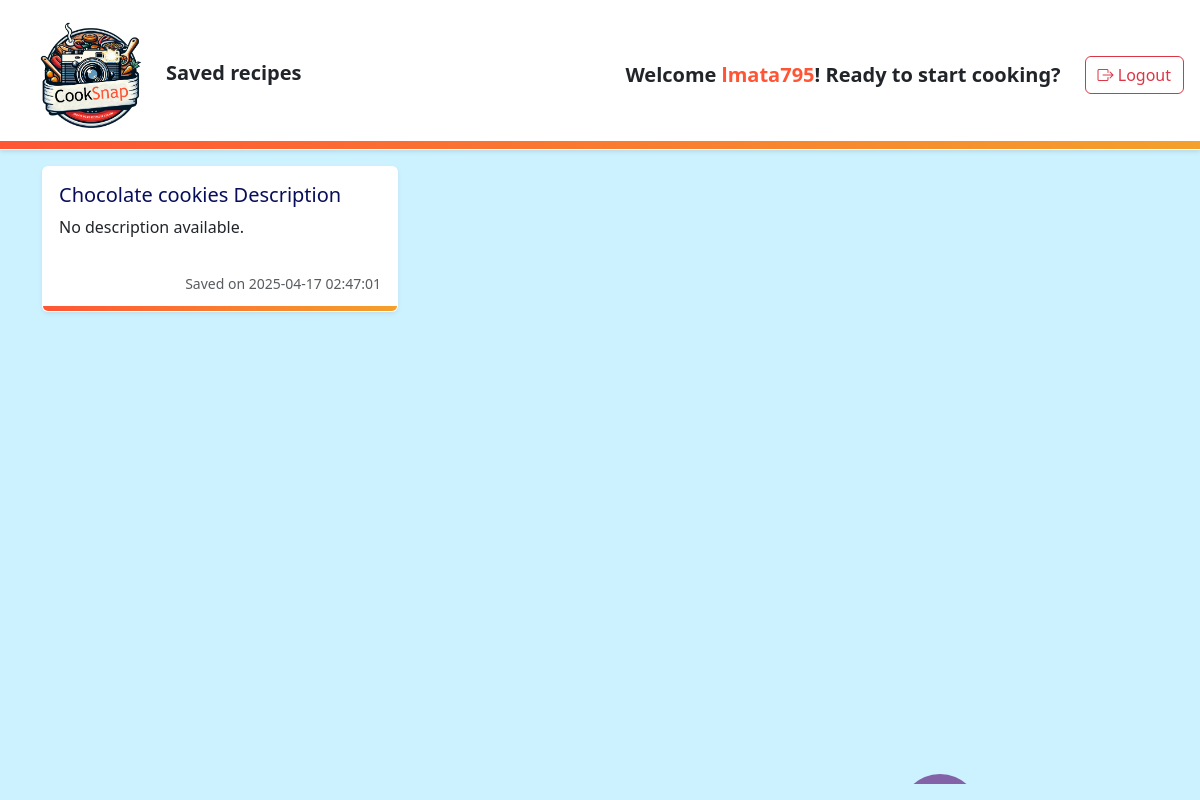
/saved_recipes/ (signed in), run on an earlier commit of the app's database.
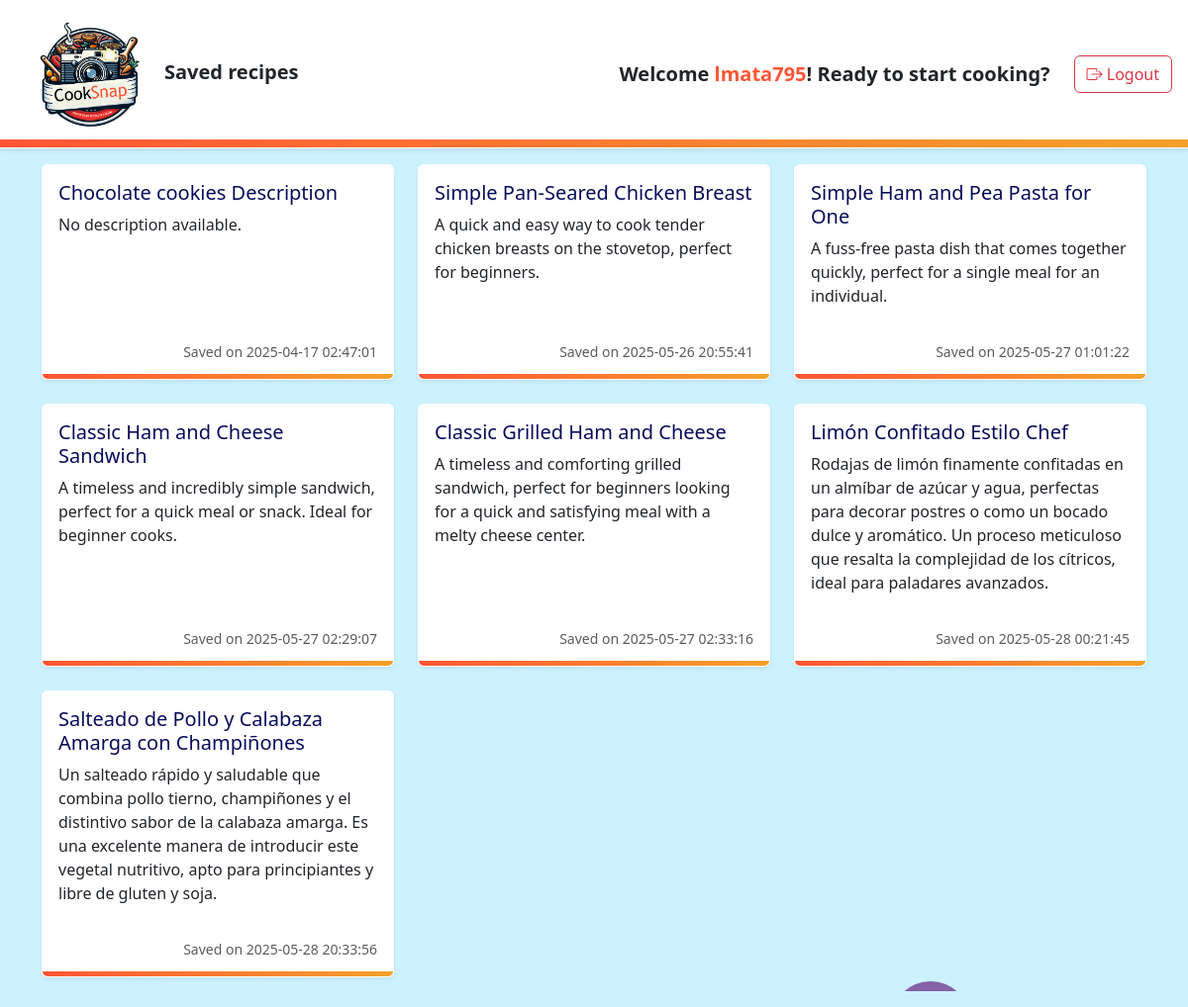
And on a later commit of the database.
### saved_recipes/views.py (the view)
# urls.py: path("", saved_recipes_view, name="saved_recipes"),
@login_required
def saved_recipes_view(request):
    username = request.user.username
    conn = sqlite3.connect(settings.BASE_DIR / 'db.sqlite3')
    cursor = conn.cursor()
    cursor.execute("""
        SELECT recipe_id, title, s_date, steps, description
        FROM userSavedRecipes
        WHERE username = ?
    """, (username,))
    rows = cursor.fetchall()
    conn.close()
    saved_recipes = [
        {
            "id": row[0],
            "title": row[1],
            "date": row[2],
            "steps": row[3],
            "description": row[4] or "No description available."
        }
        for row in rows
    ]
    return render(request, "saved_recipes_template/saved_recipes.html", {
        "saved_recipes": saved_recipes
    })

### templates/saved_recipes_template/saved_recipes.html (shortened to what this page needs)
{% load static %}
<!DOCTYPE html>
<html lang="en">
<head>
    <link rel="stylesheet" href="https://cdn.jsdelivr.net/npm/bootstrap@5.3.2/dist/css/bootstrap.min.css"
 />
    <link rel="stylesheet"
        href="https://cdnjs.cloudflare.com/ajax/libs/bootstrap-icons/1.10.0/font/bootstrap-icons.min.css" />
    <link rel="stylesheet" href="{% static 'styles/styleSaveRecipes.css' %}" />
    <link rel="stylesheet" href="{% static 'styles/styleCirculos.css' %}" />
    <link rel="stylesheet" href="https://cdnjs.cloudflare.com/ajax/libs/font-awesome/6.0.0-beta3/css/all.min.css" />
</head>
<body class="background">
    <nav class="navbar navbar-expand-lg navbar-light p-3">
        <a class="navbar-brand" href="{% url 'main' %}">
            <img src="{% static 'resources/cooksnap-logo.png' %}" alt="Cooksnap Logo"
                class="hexagon-img" style="min-width:150px; height:auto;" /><span class="fw-bold fs-5 text-dark">Saved recipes</span>
        </a>
        <div class="collapse navbar-collapse" id="navbarNav" >
            <ul class="navbar-nav ms-auto align-items-center">
                <li class="nav-item me-3">
                    <h1 class="nav-link mb-0 text-center text-lg-start fw-bold fs-5 text-dark">
                        Welcome <span style="color:#FF5535">{{ user.username }}</span>! Ready to start cooking?
                    </h1>
                </li>
                <li class="nav-item">
                    <form method="POST" action="{% url 'logout' %}">
                        <button class="btn btn-outline-danger" type="submit">
                            <i class="bi bi-box-arrow-right"></i> Logout
                        </button>
                    </form>
                </li>
            </ul>
        </div>
    </nav>
    <ul class='circles'>
        <li></li>
    </ul>
    <div class="container mt-3" style="z-index: 99;">
        <a id="cardInteractive" style="text-decoration: none;">
            <div class="row row-cols-1 row-cols-md-2 row-cols-lg-3 g-4" style="margin-bottom: 30px;">
                {% for recipe in saved_recipes %}
                <div class="col">
                    <div class="card h-100 shadow-sm custom-container position-relative recipe-card"
                        data-title="{{ recipe.title }}"
                        data-description="{{ recipe.description|default:'No description available.' }}"
                        data-steps="{{ recipe.steps|escapejs }}"
                        data-date="{{ recipe.date }}">
                        <div class="card-body d-flex flex-column">
                            <h5 class="card-title mb-2" style="color:#070d59">{{ recipe.title }}</h5>
                            <p class="card-text flex-grow-1">{{ recipe.description|default:"No description available." }}</p>
                            <p class="card-text text-end mt-3 mb-0">
                                <small class="text-muted">Saved on {{ recipe.date }}</small>
                            </p>
                        </div>
                    </div>
                </div>
                {% empty %}
                <div class="col-12 text-center">
                <p>No recipes saved yet.</p>
                </div>
                {% endfor %}
            </div>
        </a>
    </div>
</body>
</html>

### static/styles/styleSaveRecipes.css (style rules this page uses)
html, body { height: 100vh; margin: 0; padding: 0; box-sizing: border-box; display: flex; flex-direction: column; background-color: #cdf2ff; opacity: 1; }
.navbar { position: relative; box-shadow: 0 2px 4px rgba(0, 0, 0, 0.1); z-index: 1; background-color: #ffffff; border-bottom: 1px solid transparent; }
.navbar::after { content: ''; position: absolute; bottom: 0; left: 0; width: 100%; height: 8px; background: linear-gradient(90deg, #FF5535, #eec626, #FF5535); background-size: 300% 100%; animation: border-animate 6s ease-in-out infinite; }
.navbar .navbar-brand img { width: 100px; height: auto; min-width: 100px; height: auto; }
.navbar .nav-link { font-size: 1.5rem; font-weight: 600; color: #000000; }
.navbar .nav-link span { color: #FF5535; }
.position-relative { position: relative; }
.hexagon-img { width: 100%; max-width: 40vh; }
.custom-container { position: relative; box-shadow: 0 2px 4px rgba(0, 0, 0, 0.1); border: 1px solid transparent; transition: transform 0.3s ease, box-shadow 0.3s ease; }
.custom-container::after { content: ''; position: absolute; bottom: 0; left: 0; width: 100%; height: 5px; background: linear-gradient(90deg, #FF5535, #eec626, #FF5535); background-size: 300% 100%; animation: border-animate 6s ease-in-out infinite; border-radius: 0 0 8px 8px; }

### static/styles/styleCirculos.css (style rules this page uses)
.circles { position: absolute; bottom: 0; left: 0; width: 100%; height: 100%; z-index: 0; overflow: hidden; }
.circles li { position: absolute; display: block; list-style: none; width: 15px; height: 15px; background: rgba(118, 207, 223, 0.8); animation: animate 20s linear infinite; bottom: calc(10px - 10vh); }
.circles li:nth-child(6) { left: 75%; width: 80px; height: 80px; animation-delay: 0s; animation-duration: 24s; border-radius: 50%; background: rgba(114, 63, 145, 0.8); }

What changed in the data, as far as the page shows it:
added userSavedRecipes: title "Simple Pan-Seared Chicken Breast", description "A quick and easy way to cook tender chicken breasts on the stovetop, perfect for beginners.", date "2025-05-26 20:55:41"
added userSavedRecipes: title "Simple Ham and Pea Pasta for One", description "A fuss-free pasta dish that comes together quickly, perfect for a single meal for an individual.", date "2025-05-27 01:01:22"
added userSavedRecipes: title "Classic Ham and Cheese Sandwich", description "A timeless and incredibly simple sandwich, perfect for a quick meal or snack. Ideal for beginner cooks.", date "2025-05-27 02:29:07"
added userSavedRecipes: title "Classic Grilled Ham and Cheese", description "A timeless and comforting grilled sandwich, perfect for beginners looking for a quick and satisfying meal with a melty cheese center.", date "2025-05-27 02:33:16"
added userSavedRecipes: title "Limón Confitado Estilo Chef", description "Rodajas de limón finamente confitadas en un almíbar de azúcar y agua, perfectas para decorar postres o como un bocado dulce y aromático. Un proceso meticuloso que resalta la complejidad de los cítricos, ideal para paladares avanzados.", date "2025-05-28 00:21:45"
added userSavedRecipes: title "Salteado de Pollo y Calabaza Amarga con Champiñones", description "Un salteado rápido y saludable que combina pollo tierno, champiñones y el distintivo sabor de la calabaza amarga. Es una excelente manera de introducir este vegetal nutritivo, apto para principiantes y libre de gluten y soja.", date "2025-05-28 20:33:56"
